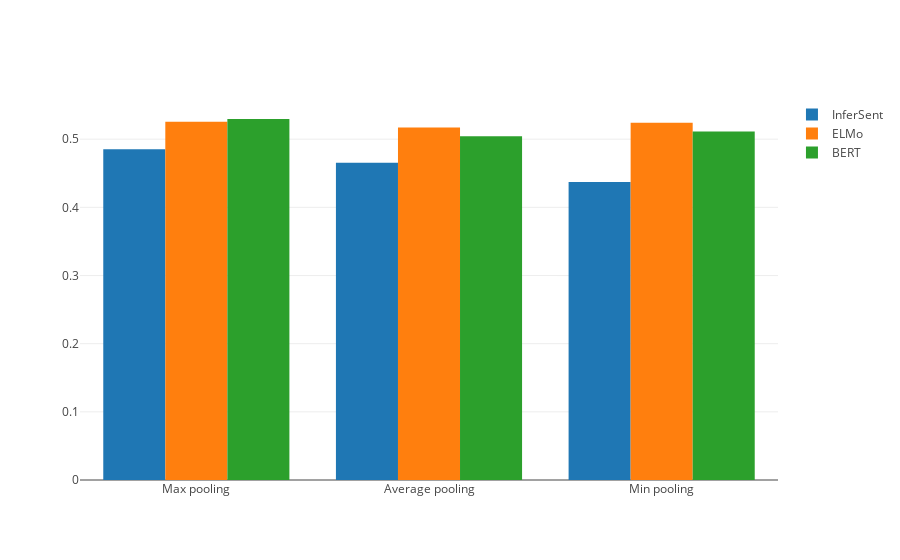

The cell this chart's notebook holds for it:
### Markdown cell above
<hr>

# Results

### Code cell
infersent_data = go.Bar(
    x = ['Max pooling', 'Average pooling', 'Min pooling'],
    y = [0.4853754940711462, 0.46561264822134385, 0.43715415019762843],
    name = 'InferSent'
)

elmo_data = go.Bar(
    x = ['Max pooling', 'Average pooling', 'Min pooling'],
    y = [0.525691699604743, 0.51699604743083, 0.5241106719367589],
    name = 'ELMo'
)

bert_data = go.Bar(
    x = ['Max pooling', 'Average pooling', 'Min pooling'],
    y = [0.5296442687747036, 0.5043478260869565, 0.5114624505928854],
    name = 'BERT'
)

data = [infersent_data, elmo_data, bert_data]
layout = go.Layout(
    barmode = 'group'
)

fig = go.Figure(data = data, layout = layout)
iplot(fig)

### Figure 1 — Plotly figure (JSON) as saved in the notebook; plotly's stock layout.template omitted (floating-point values rounded to 4 significant figures)
{"data": [{"name": "InferSent", "type": "bar", "uid": "de835f4b-4589-43af-99bb-b1059c07b4d6", "x": ["Max pooling", "Average pooling", "Min pooling"], "y": [0.4854, 0.4656, 0.4372]}, {"name": "ELMo", "type": "bar", "uid": "295c1562-a833-4d19-911d-e5a9c771e1e1", "x": ["Max pooling", "Average pooling", "Min pooling"], "y": [0.5257, 0.517, 0.5241]}, {"name": "BERT", "type": "bar", "uid": "892776fd-875f-4943-8dd6-c424780e3896", "x": ["Max pooling", "Average pooling", "Min pooling"], "y": [0.5296, 0.5043, 0.5115]}], "layout": {"barmode": "group"}}
